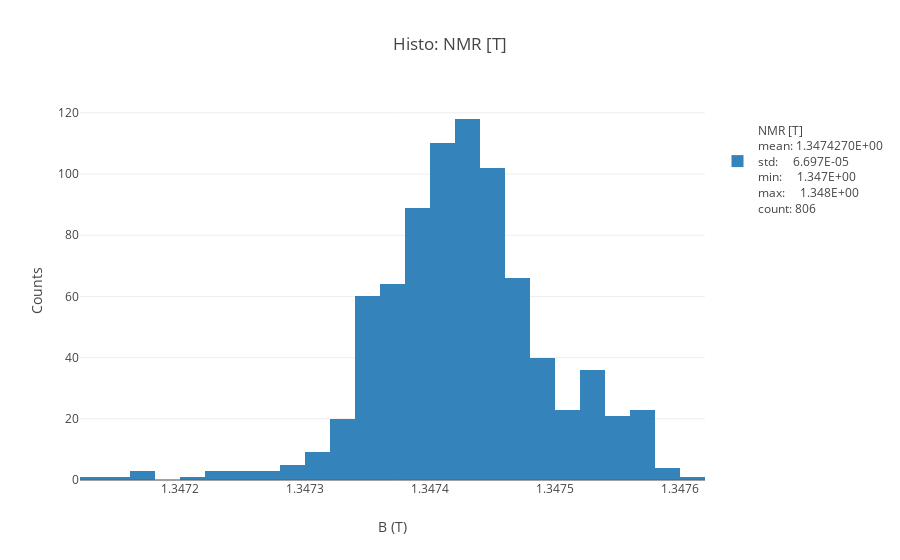

Notebook cell for this chart:
### Code cell
fig = histo(df_g[g_cut_0]['NMR [T]'],bins=25,inline=True)

### Figure 1 — Plotly figure (JSON) as saved in the notebook; plotly's stock layout.template omitted (floating-point values rounded to 4 significant figures; data arrays with more than 128 entries replaced by an {"elided": "..."} marker saying what was removed)
{"data": [{"name": "<br>NMR [T]<br>mean: 1.3474270E+00<br>std:     6.697E-05<br>min:     1.347E+00<br>max:     1.348E+00<br>count: 806", "nbinsx": 25, "opacity": 0.9, "type": "histogram", "uid": "29347d55-88da-4294-8d9f-7f4032420140", "x": {"elided": "806 float values"}}], "layout": {"barmode": "overlay", "showlegend": true, "title": "Histo: NMR [T]", "xaxis": {"title": "B (T)"}, "yaxis": {"autorange": true, "title": "Counts", "type": "linear"}}}
